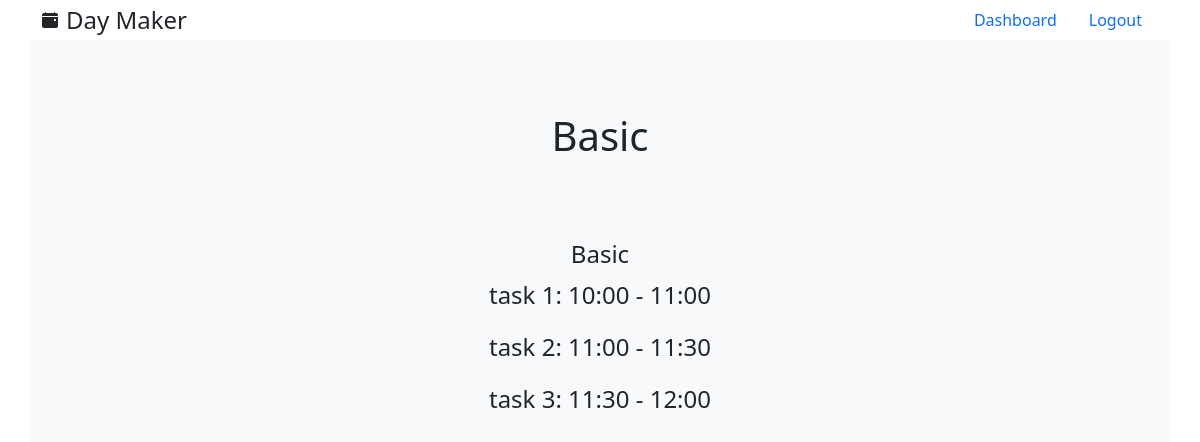
/view_template/Basic (signed in), run on an earlier commit of the app's database.
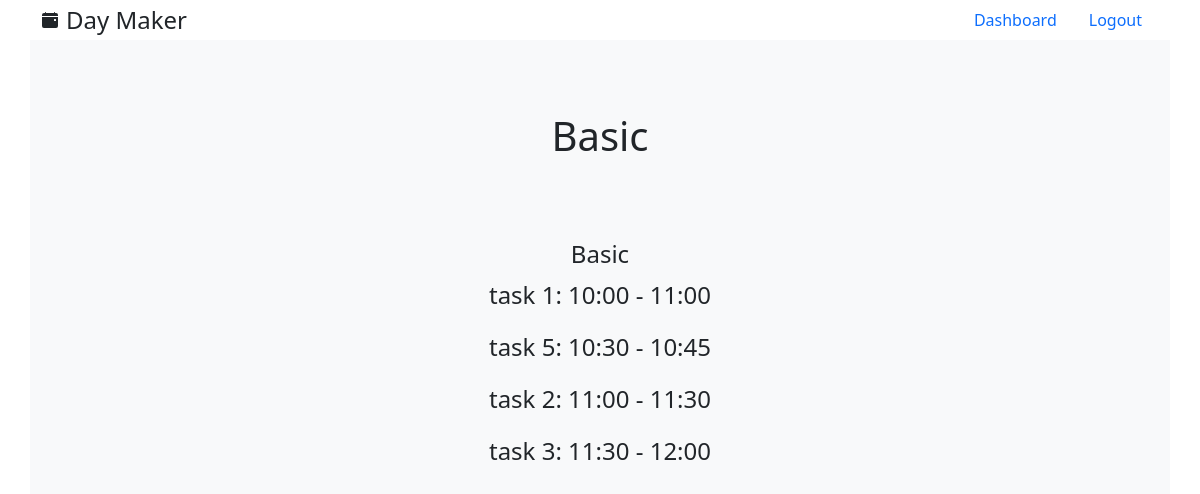
And on a later commit of the database.
### models.py (models this page shows)
class Template(db.Model):
    id = db.Column(db.Integer, primary_key = True)
    name = db.Column(db.String(25), index=True)
    todos = db.relationship('Todo', backref='template', lazy='dynamic', cascade='all, delete, delete-orphan')
    schedules = db.relationship('Schedule', backref='template', lazy='dynamic', cascade='all, delete, delete-orphan')
    user_id = db.Column(db.Integer, db.ForeignKey('user.id'))

class Todo(db.Model):
    id = db.Column(db.Integer, primary_key = True)
    notes = db.Column(db.String(200))
    start_time = db.Column(db.Time)
    end_time = db.Column(db.Time)
    task_id = db.Column(db.Integer, db.ForeignKey('task.id'))
    template_id = db.Column(db.Integer, db.ForeignKey('template.id'))
    task = db.relationship('Task', overlaps="todos")

class Task(db.Model):
    id = db.Column(db.Integer, primary_key = True)
    title = db.Column(db.String(50), index = True)
    user_id = db.Column(db.Integer, db.ForeignKey('user.id'))
    todos = db.relationship('Todo', lazy='dynamic', cascade='all, delete, delete-orphan')

### routes.py (the view)
@app.route('/view_template/<template>')
@login_required
def view_template(template):
    current_template = Template.query.filter_by(user_id=current_user.id, name=template).first()
    todos = Todo.query.filter_by(template_id=current_template.id).all()
    return render_template('view_template.html', template=template, todos=todos)

### routes.py (called while the page is built)
@login_manager.user_loader
def load_user(id):
    return User.query.get(int(id))

### templates/view_template.html (shortened to what this page needs)
{% extends 'base.html' %}
{% block content %}
    <div class="container h-100 bg-light">
        <div class="row justify-content-center align-items-center h-25">
            <div class="col-6 text-center">
                <h1>{{ template }}</h1>
            </div>
        </div>
        <div class="row justify-content-center align-items-center">
            <div class="col-6 text-center">
                <h4>{{ template }}</h4>
                {% for todo in todos|sort(attribute='start_time') %}
                <p class="fs-4">{{ todo.task.title }}: {{ todo.start_time.strftime("%H:%M") }} - {{ todo.end_time.strftime("%H:%M") }} </h4>
                {% endfor %}
            </div>
        </div>
    </div>
{% endblock %}

### templates/base.html (shortened to what this page needs)
<!DOCTYPE html>
<html lang="en">
<head>
    {% block head %}
    <link href="https://cdn.jsdelivr.net/npm/bootstrap@5.0.1/dist/css/bootstrap.min.css" rel="stylesheet">
    <link rel="stylesheet" href="../static/styles.css">
    {% endblock %}
</head>
<body >
  <div class="container">
    <header class="nav justify-content-center">
      <a href="{{url_for('home')}}" class="d-flex align-items-center mb-3 mb-md-0 me-md-auto text-dark text-decoration-none">
        <span class="fs-4 ms-2">Day Maker</span>
      </a>
      <ul class="nav nav-pills">
        {% if current_user.is_authenticated %}
          <li class="nav-item">
            <a class="nav-link" href="{{url_for('dashboard')}}">Dashboard</a>
          </li>
        {% endif %}
        {% if current_user.is_authenticated %}
        <li class="nav-item">
          <a class="nav-link" href="{{url_for('logout')}}">Logout</a>
        </li>
        {% endif %}
      </ul>
    </header>
  </div>
  {% block content %}{% endblock %}
</body>
</html>

### static/styles.css (style rules this page uses)
html, body { height: 100%; }

What changed in the data, as far as the page shows it:
added Todo: task "task 5", start_time "10:30", end_time "10:45"
